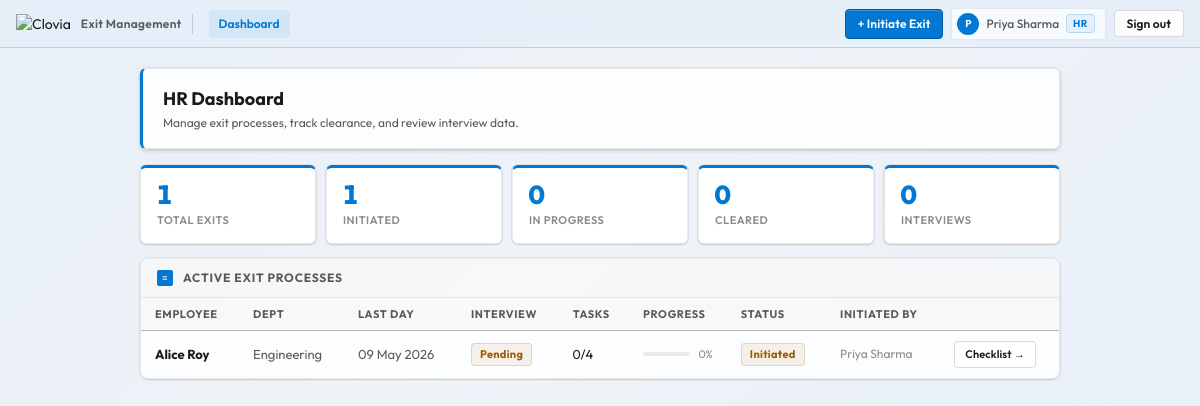
/hr/dashboard/ (signed in), run on an earlier commit of the app's database.
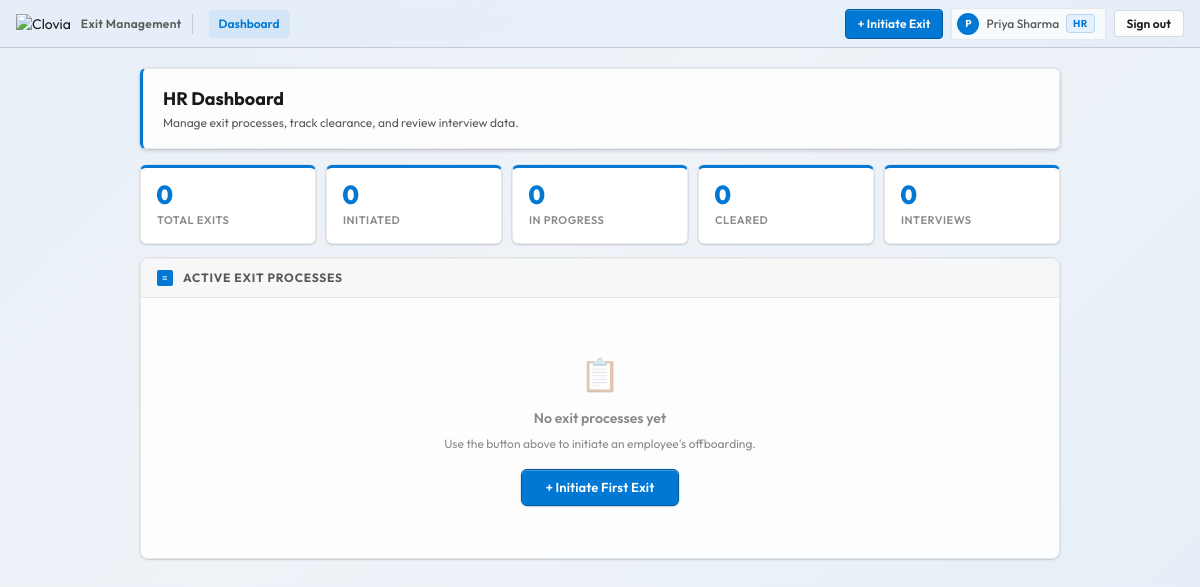
And on a later commit of the database.
### tasks/models.py (models this page shows, shortened)
class ExitProcess(models.Model):
    STATUS_CHOICES = [
        ('initiated',  'Initiated'),       # HR has started the process
        ('in_progress','In Progress'),     # employee has submitted interview
        ('pending_clearance', 'Pending Clearance'),  # tasks in progress
        ('cleared',    'Cleared'),         # all tasks + interview done
        ('closed',     'Closed'),          # fully offboarded
    ]
    employee = models.OneToOneField(
        settings.AUTH_USER_MODEL,
        on_delete=models.CASCADE,
        related_name='exit_process',
    )
    initiated_by = models.ForeignKey(
        settings.AUTH_USER_MODEL,
        on_delete=models.SET_NULL,
        null=True, blank=True,
        related_name='initiated_exits',
        verbose_name='Initiated by (HR)',
    )
    status = models.CharField(
        max_length=20, choices=STATUS_CHOICES, default='initiated'
    )
    last_working_date = models.DateField(null=True, blank=True)
    notes = models.TextField(blank=True, null=True)
    initiated_at = models.DateTimeField(auto_now_add=True)
    updated_at = models.DateTimeField(auto_now=True)
    class Meta:
        verbose_name = 'Exit Process'
        verbose_name_plural = 'Exit Processes'
        ordering = ['-initiated_at']

class CustomUser(AbstractUser):
    ROLE_CHOICES = (
        ('HR', 'HR'),
        ('HOD', 'HOD'),
        ('Employee', 'Employee'),
    )
    role = models.CharField(max_length=10, choices=ROLE_CHOICES, default='Employee')
    department = models.ForeignKey(
        Department, on_delete=models.SET_NULL,
        null=True, blank=True, related_name='members',
    )
    groups = models.ManyToManyField(
        Group, verbose_name='groups', blank=True,
        related_name='custom_user_groups',
    )
    user_permissions = models.ManyToManyField(
        Permission, verbose_name='user permissions', blank=True,
        related_name='custom_user_permissions',
    )
    @property
    def is_hr(self):
        return self.role == 'HR'
    class Meta:
        app_label = 'tasks'
        permissions = [
            ("view_own_data", "Can view own data"),
            ("edit_own_data", "Can edit own data"),
            ("view_department_data", "Can view department data"),
            ("edit_department_data", "Can edit department data"),
            ("view_all_data", "Can view all data"),
            ("edit_all_data", "Can edit all data"),
            ("edit_own_credentials", "Can edit own credentials"),
            ("edit_own_formalities", "Can edit own formalities"),
        ]

class Department(models.Model):
    department_id = models.PositiveIntegerField(primary_key=True)
    department_name = models.CharField(max_length=255, default='Unknown Department')
    hod = models.ForeignKey(
        'CustomUser',
        on_delete=models.SET_NULL,
        null=True, blank=True,
        related_name='headed_departments',
        verbose_name='Head of Department',
    )
    def __str__(self):
        return self.department_name
    class Meta:
        ordering = ['department_name']

### tasks/views.py (the view, shortened to what this page needs)
# urls.py: path('hr/dashboard/',    views.hr_dashboard,         name='hr_dashboard'),
@login_required(login_url='login')
def hr_dashboard(request):
    denied = _require_hr(request)
    if denied:
        return denied
    processes = (ExitProcess.objects
                 .select_related('employee', 'employee__department', 'initiated_by')
                 .order_by('-initiated_at'))
    for p in processes:
        tasks = EmployeeTask.objects.filter(employee=p.employee)
        p.task_total = tasks.count()
        p.task_done  = tasks.filter(status__in=['completed', 'waived']).count()
        p.has_interview = hasattr(p.employee, 'exit_interview')
        p.progress_pct  = round(p.task_done / p.task_total * 100) if p.task_total else 0
    total = processes.count()
    cleared = processes.filter(status='cleared').count()
    in_progress = processes.filter(status='in_progress').count()
    initiated = processes.filter(status='initiated').count()
    interviews = ExitInterview.objects.all()
    iv_total = interviews.count()
    recommend_pct = reapply_pct = 0
    avg_ratings = {}
    return render(request, 'tasks/hr_dashboard.html', {
        'processes': processes,
        'total': total,
        'cleared': cleared,
        'in_progress': in_progress,
        'initiated': initiated,
        'iv_total': iv_total,
        'recommend_pct': recommend_pct,
        'reapply_pct': reapply_pct,
        'avg_ratings': avg_ratings,
    })

### tasks/views.py (called while the page is built)
def _require_hr(request):
    if not request.user.is_authenticated or not request.user.is_hr:
        return HttpResponseForbidden("Access restricted to HR staff.")
    return None

### tasks/templates/tasks/hr_dashboard.html (shortened to what the changed rows need)
<!DOCTYPE html>
<html lang="en">
<head>
  {% load static %}
  <link rel="stylesheet" href="{% static 'css/styles.css' %}">
</head>
<body>
<div class="page-canvas">
  <div class="page-header">
    <div class="page-header-text">
      <h1>HR Dashboard</h1>
    </div>
  </div>
  <div class="stat-row">
    <div class="stat-tile">
      <div class="stat-tile-num">{{ total }}</div>
      <div class="stat-tile-label">Total Exits</div>
    </div>
    <div class="stat-tile">
      <div class="stat-tile-num">{{ initiated }}</div>
      <div class="stat-tile-label">Initiated</div>
    </div>
  </div>
  <div class="pane" style="padding:0; overflow:hidden;">
    {% if processes %}
    <table class="win-table">
      <thead>
        <tr>
          <th>Employee</th>
          <th>Dept</th>
          <th>Last Day</th>
          <th>Interview</th>
          <th>Tasks</th>
          <th>Progress</th>
          <th>Status</th>
          <th>Initiated By</th>
          <th></th>
        </tr>
      </thead>
      <tbody>
        {% for p in processes %}
        <tr>
          <td><strong>{{ p.employee.get_full_name|default:p.employee.username }}</strong></td>
          <td style="color:var(--text-secondary);">{{ p.employee.department|default:"—" }}</td>
          <td style="white-space:nowrap; color:var(--text-secondary);">{{ p.last_working_date|date:"d M Y"|default:"—" }}</td>
          <td>
            {% if p.has_interview %}
              <span class="tag tag-success">✓ Done</span>
            {% else %}
              <span class="tag tag-warning">Pending</span>
            {% endif %}
          </td>
          <td style="font-variant-numeric:tabular-nums;">{{ p.task_done }}/{{ p.task_total }}</td>
          <td style="min-width:90px;">
            <div style="display:flex; align-items:center; gap:8px;">
              <div class="progress-bar" style="flex:1; margin:0;">
              </div>
              <span style="font-size:11px; color:var(--text-tertiary); white-space:nowrap;">{{ p.progress_pct }}%</span>
            </div>
          </td>
          <td>
            <span class="tag
              {% if p.status == 'cleared' %}tag-success
              {% elif p.status == 'initiated' %}tag-warning
              {% else %}tag-accent{% endif %}">
              {{ p.get_status_display }}
            </span>
          </td>
          <td style="color:var(--text-tertiary); font-size:12px;">
            {{ p.initiated_by.get_full_name|default:p.initiated_by.username|default:"—" }}
          </td>
          <td>
            <a href="{% url 'offboarding_checklist' p.employee.pk %}" class="cmd-btn cmd-btn-secondary" style="font-size:11px; padding:4px 10px;">
              Checklist →
            </a>
          </td>
        </tr>
        {% endfor %}
      </tbody>
    </table>
    {% else %}
    <div style="padding:52px; text-align:center; color:var(--text-tertiary);">
      <div style="font-size:32px; margin-bottom:10px; opacity:0.4;">📋</div>
      <div style="font-weight:600; margin-bottom:6px;">No exit processes yet</div>
      <div style="font-size:12px; margin-bottom:16px;">Use the button above to initiate an employee's offboarding.</div>
      <a href="{% url 'initiate_exit' %}" class="btn-action" style="font-size:13px;">+ Initiate First Exit</a>
    </div>
    {% endif %}
  </div>
</div>
</body>
</html>

What changed in the data, as far as the page shows it:
removed ExitProcess: employee.get_full_name "Alice Roy", employee.department "Engineering", last_working_date "09 May 2026", shows "Pending", task_done "0", task_total "4", progress_pct "0", status "Initiated", initiated_by.get_full_name "Priya Sharma"
Also different on the page:
{{ total }}: "1" → "0"
{{ initiated }}: "1" → "0"
text no longer shown: "EMPLOYEE DEPT LAST DAY INTERVIEW TASKS PROGRESS STATUS INITIATED BY"
text now shown: "📋 No exit processes yet Use the button above to initiate an employee's offboarding. + Initiate First Exit"
